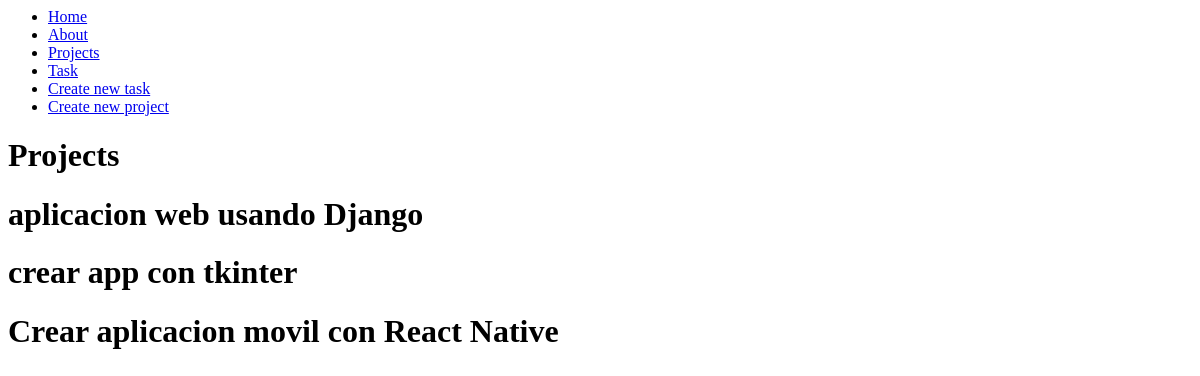
/projects/projects/, run on an earlier commit of the app's database.
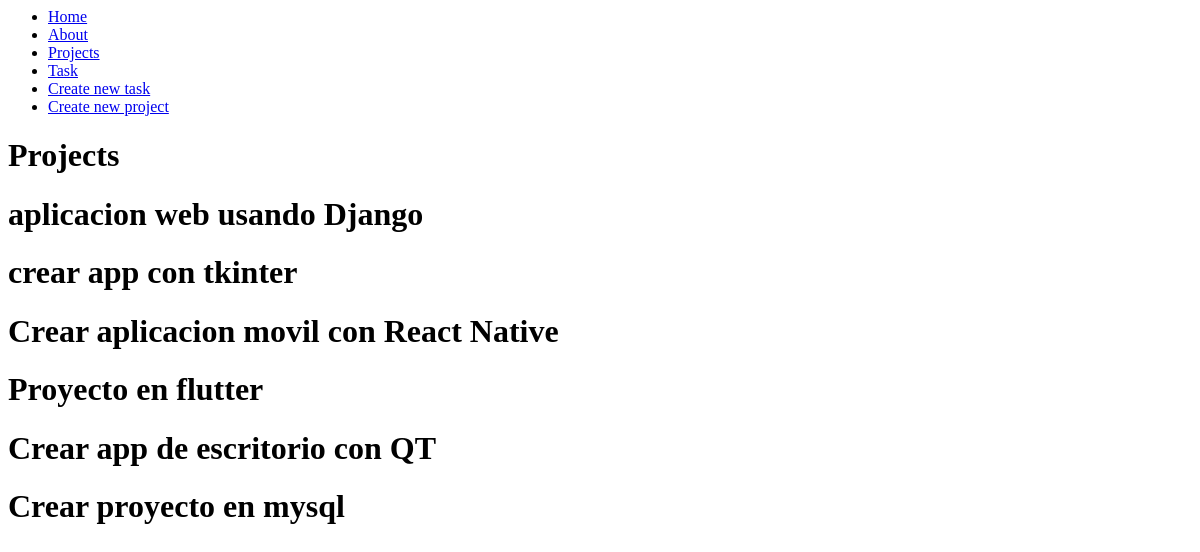
And on a later commit of the database.
### myapp/models.py (models this page shows, shortened)
class Project(models.Model):
    name = models.CharField(max_length=200)

### myapp/views.py (the view)
# urls.py: path('projects/projects/', views.projects),
def projects(request):
    projects = list(Project.objects.values())
    return render(request, 'projects/projects.html', {'projects': projects})

### myapp/templates/projects/projects.html
{% extends 'layouts/base.html' %}
{% block content %}
<h1>Projects</h1>
{% for project in projects%}
<h1>{{project.name}}</h1>
{% endfor %}
{% endblock %}

What changed in the data, as far as the page shows it:
added Project: name "Proyecto en flutter"
added Project: name "Crear app de escritorio con QT"
added Project: name "Crear proyecto en mysql"
